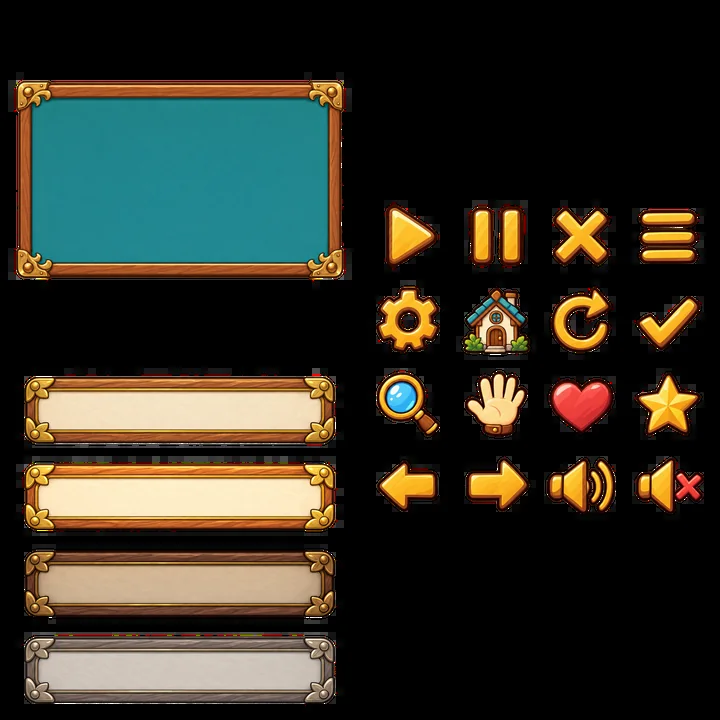
#> input picture examples/bellweather/game-ui-kit/media/kit.webp, 720 x 720 px
$ python -i images.py   (imports and definitions only)
#> lines starting #> are read from the running program, lines starting #| are printed output that depends on the picture
### src/fx_games/media/codec.py
"""The one place bytes become pixels and pixels become bytes.

There were five PNG encoders and six decoders in the tree, written where they
were first needed. Two of the encoders compressed at level nine and three at
PIL's default, so a pixel-identical image hashed differently depending on
which path produced it - and those hashes are cache lineage. The decoders
disagreed about errors: one refused animated input and raised ``ValueError``
for everything, the others raised whatever PIL raised, so a caller written to
the ``ValueError`` contract caught nothing on the other paths.

The level is a parameter here rather than a constant, on purpose. Every call
site keeps the level it had, because changing one changes the bytes that a
downstream cache key binds; the encoder test pins both levels so that a move
is a decision with a diff and never a surprise on a cold run.
"""

from __future__ import annotations

from io import BytesIO

from PIL import Image, UnidentifiedImageError

#: PIL's own default; what most of the tree encoded at before it was written down.
DEFAULT_COMPRESS_LEVEL = 6


def decode_image(data: bytes, *, label: str = "image", require_png: bool = False) -> Image.Image:
    """Decode one still image, refusing empty, animated, and undecodable input.

    Every failure is a ``ValueError`` naming ``label``, so a caller has one
    exception to catch whichever path the bytes came down.
    """

    if not data:
        raise ValueError(f"{label} data must be non-empty")
    try:
        with Image.open(BytesIO(data)) as opened:
            if require_png and opened.format != "PNG":
                raise ValueError(f"{label} must be PNG")
            if getattr(opened, "n_frames", 1) != 1:
                raise ValueError("animated images are not supported")
            opened.load()
            return opened.copy()
    except (UnidentifiedImageError, OSError, SyntaxError) as error:
        raise ValueError(f"{label} is not a decodable image") from error


def decode_rgba(data: bytes, *, label: str = "image", require_png: bool = False) -> Image.Image:
    return decode_image(data, label=label, require_png=require_png).convert("RGBA")


# [6 lines left out: function encode_png, not called in this run]


__all__ = ["DEFAULT_COMPRESS_LEVEL", "decode_image", "decode_rgba", "encode_png"]

### src/fx_games/media/images.py
"""Pillow-backed deterministic image normalization and alpha composition."""

from __future__ import annotations

import math
from array import array
from dataclasses import asdict, dataclass
from hashlib import sha256
from typing import Any

from PIL import Image, ImageChops, ImageFilter, ImageStat
from PIL import __version__ as pillow_version

from fx_games.media.codec import decode_image, decode_rgba, encode_png
from fx_games.media.inspection import inspect_image

CHROMA_DISTANCE_THRESHOLD = 36
# Distance at or above which a pixel is wholly foreground. Between this and
# CHROMA_DISTANCE_THRESHOLD the matte ramps, so anti-aliased silhouettes keep partial
# coverage instead of being forced opaque.
CHROMA_SOLID_DISTANCE_THRESHOLD = 200
# Radius, in pixels, of the band around the silhouette within which key spill is removed.
# Limiting the correction keeps genuinely key-adjacent interior art unchanged.
CHROMA_DESPILL_RADIUS = 9
# Coverage below which a pixel is treated as key noise rather than signal. Provider backdrops
# are not perfectly uniform, so compression speckle sits just above the keying threshold and
# survives as a few percent of alpha. That is invisible on its own, but downstream isolation
# contracts count any nonzero alpha as content, so a handful of imperceptible specks can fail an
# otherwise clean subject. A genuine anti-aliased edge always carries higher-coverage neighbours,
# so flooring the faintest tail costs nothing visible.
CHROMA_MINIMUM_COVERAGE = 24
CHROMA_MATTE_VERSION = "chroma-soft-key-despill-floor-v3"
MAGENTA_EDGE_BOUNDARY_RADIUS = 32
MAGENTA_EDGE_MINIMUM_RED = 190
MAGENTA_EDGE_MAXIMUM_GREEN = 80
MAGENTA_EDGE_MINIMUM_BLUE = 130
MAGENTA_EDGE_MINIMUM_RED_GREEN_DELTA = 120
MAGENTA_EDGE_MINIMUM_BLUE_GREEN_DELTA = 70
MAGENTA_EDGE_MAXIMUM_RED_BLUE_DELTA = 255
MAGENTA_EDGE_HIGH_ALPHA_THRESHOLD = 224
MAGENTA_EDGE_DECONTAMINATION_VERSION = "rgba-magenta-transparency-boundary-v2"
NATIVE_ALPHA_OPAQUE_THRESHOLD = 250


@dataclass(frozen=True, slots=True)
class RegionStats:
    """What a rectangle measures for legibility: how busy it is, and how it contrasts."""

    mean_rgb: tuple[float, float, float]
    luma_std: float
    contrast_vs_white: float
    contrast_vs_black: float

    @property
    def best_text(self) -> str:
        return "white" if self.contrast_vs_white >= self.contrast_vs_black else "black"

    @property
    def best_contrast(self) -> float:
        return max(self.contrast_vs_white, self.contrast_vs_black)

    # [9 lines left out: function record, not called in this run]


@dataclass(frozen=True, slots=True)
class AlphaFacts:
    transparent_pixels: int
    nontransparent_pixels: int


@dataclass(frozen=True, slots=True)
class MagentaEdgeDecontaminationFacts:
    width: int
    height: int
    source_hot_magenta_pixels: int
    output_hot_magenta_pixels: int
    removed_pixels: int
    high_alpha_removed_pixels: int
    opaque_removed_pixels: int

    def as_dict(self) -> dict[str, int]:
        return asdict(self)


@dataclass(frozen=True, slots=True)
class ImageNormalizationRecord:
    operation: str
    source: dict[str, Any]
    output: dict[str, Any]
    transform: dict[str, Any]
    tool: dict[str, str]

    def as_dict(self) -> dict[str, Any]:
        return asdict(self)


# [309 lines left out: functions normalize_png, normalize_png_cover, apply_chroma_transparency, decontaminate_magenta_edges, not called in this run]


def _decode_image(data: bytes) -> Image.Image:
    return decode_image(data)


def _decode_rgba(data: bytes) -> Image.Image:
    return decode_rgba(data)


# [70 lines left out: functions _encode_png, _alpha_facts, _transparency_integral, _integral_rectangle_has_value, _is_hot_magenta, not called in this run]


def _byte_parameter(value: int, label: str) -> None:
    if isinstance(value, bool) or not isinstance(value, int) or not 0 <= value <= 255:
        raise ValueError(f"{label} must be an integer from 0 to 255")


def _nonnegative_integer(value: int, label: str) -> None:
    if isinstance(value, bool) or not isinstance(value, int) or value < 0:
        raise ValueError(f"{label} must be a non-negative integer")


def _positive_dimension(value: int, label: str) -> None:
    if isinstance(value, bool) or not isinstance(value, int) or value <= 0:
        raise ValueError(f"{label} must be a positive integer")


#: A region's flatness ceiling and its text-contrast floor. Both are the numbers the
#: nine-slice content rect has always been admitted against; they live here because a
#: second family now measures the same thing, and a threshold stated in two places
#: drifts.
REGION_LUMA_STD_MAX = 12.0
REGION_CONTRAST_MIN = 4.5


# [38 lines left out: functions region_contrast_stats, _relative_luminance, not called in this run]

>>> import cv2
>>> picture = cv2.imread('../../../examples/bellweather/game-ui-kit/media/kit.webp', cv2.IMREAD_GRAYSCALE)
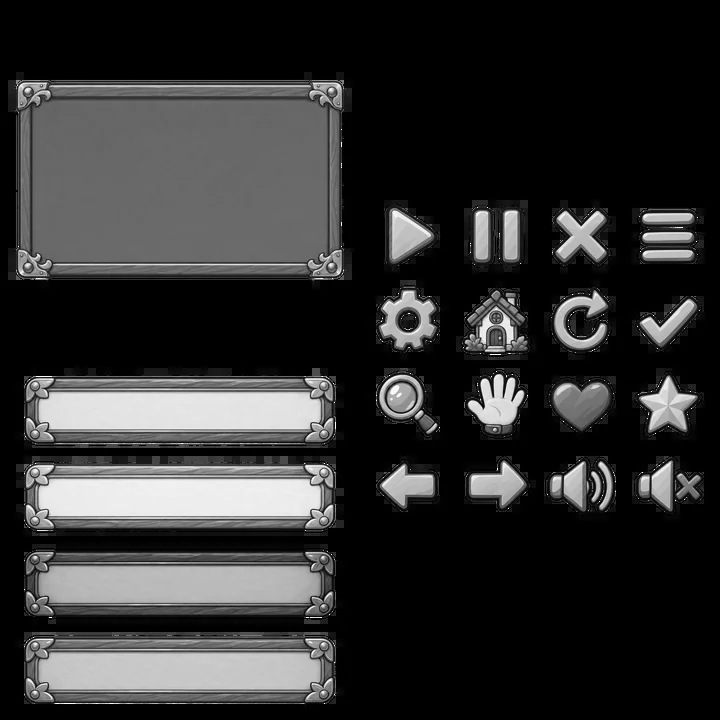
#> picture: shape (720, 720); min 0, max 255, mean 48.1
>>> result = apply_chroma_transparency(picture)
#> (the run stopped early here; a loop or call above may not have finished)

$ run again, on examples/bellweather/game-ui-kit/media/panel_frame-painted.webp
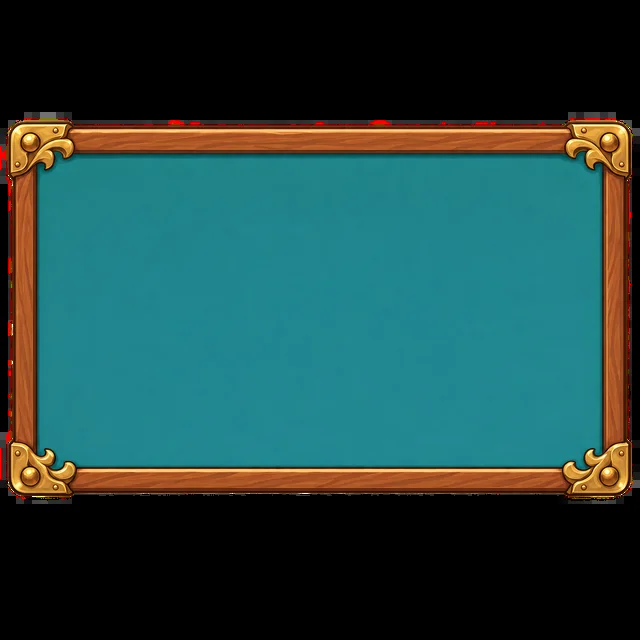
#> input picture examples/bellweather/game-ui-kit/media/panel_frame-painted.webp, 640 x 640 px
#> `picture = cv2.imread('../../../examples/bellweather/game-ui-kit/media/..`:
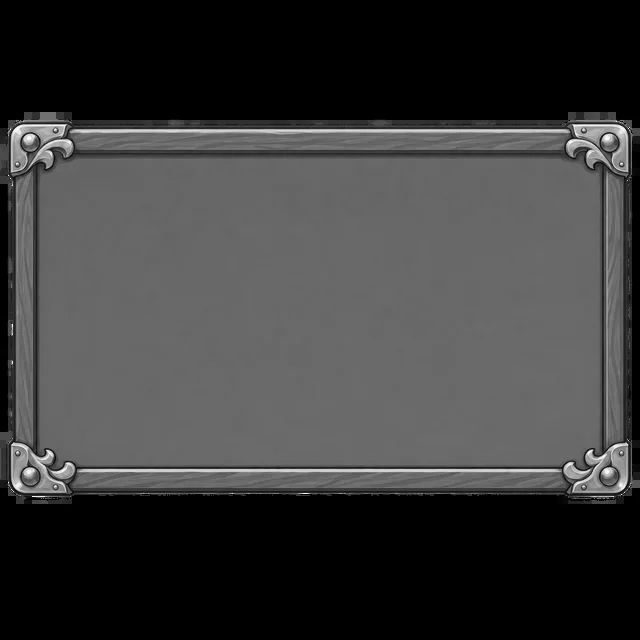
#> picture: shape (640, 640); min 0, max 250, mean 58.8
